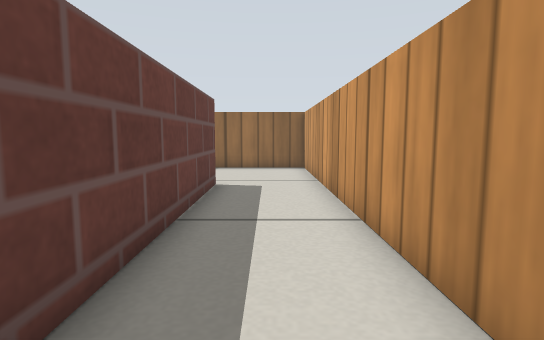
View 1 (above)

15 first-person views from a walk through a world built for the Gazebo simulator. The camera is 0.29 m above the floor, tilts 6° down and sees 80° across. The floor is counted in squares, 0.2 m on a side. Each view is taken from the middle of a square. On the plan, view 1 faces up. The plan holds only what a view shows up to about 15 squares ahead; the rest is blank. Gazebo's built-in surfaces are drawn with simple patterns.

View 2
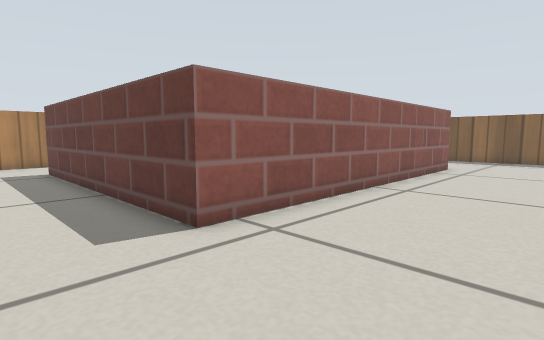

View 3
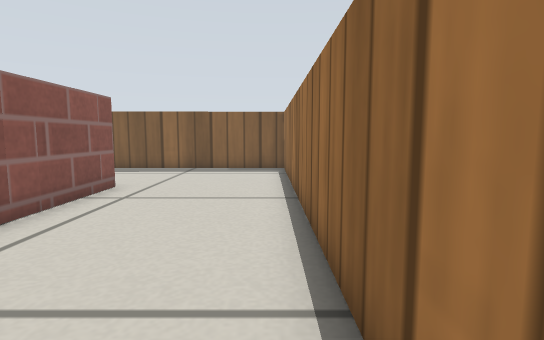

View 4
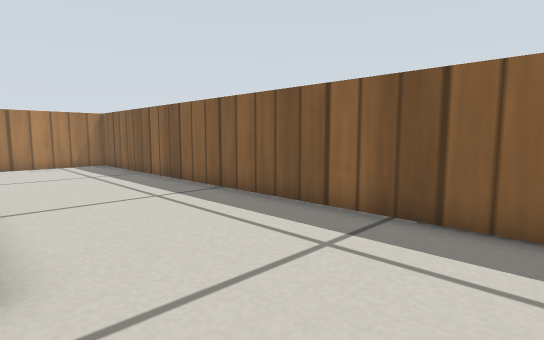

View 5
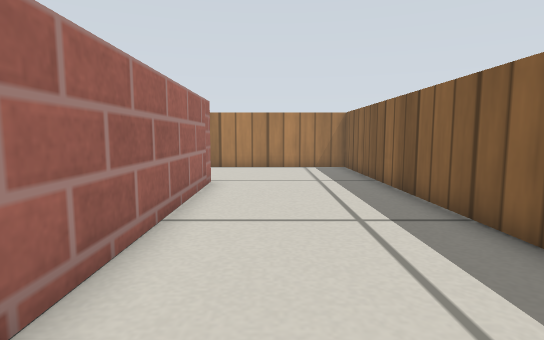

View 6
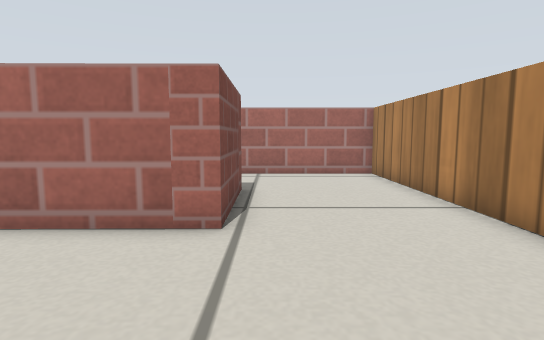

View 7
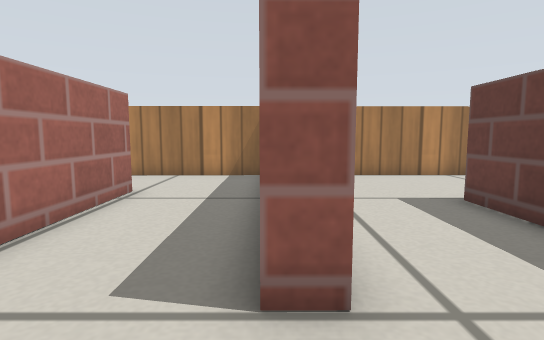

View 8
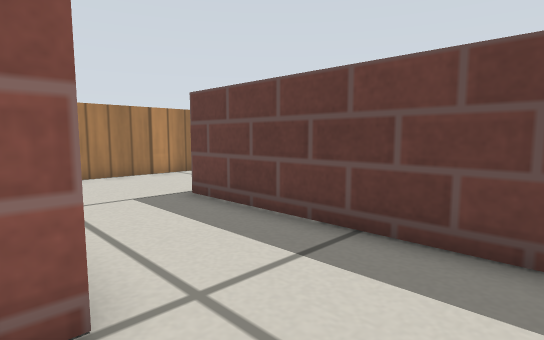

View 9
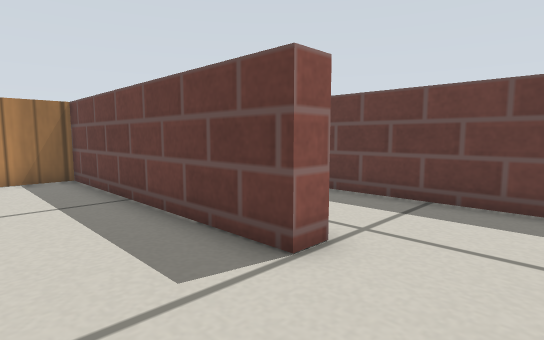

View 10
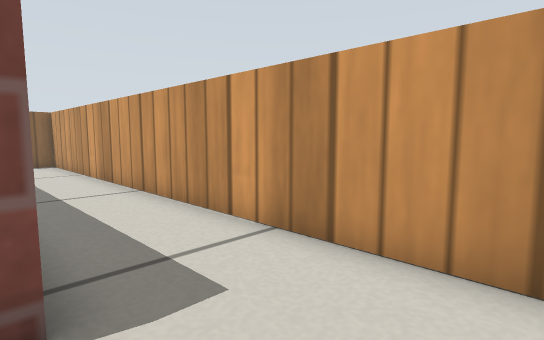

View 11
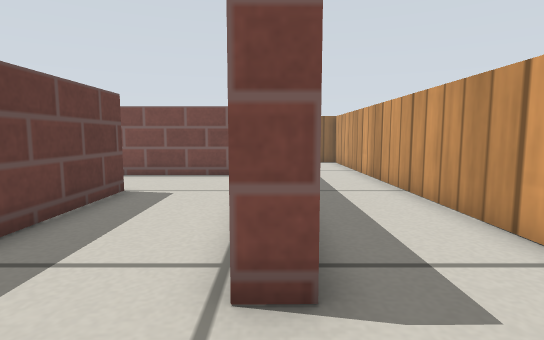

View 12
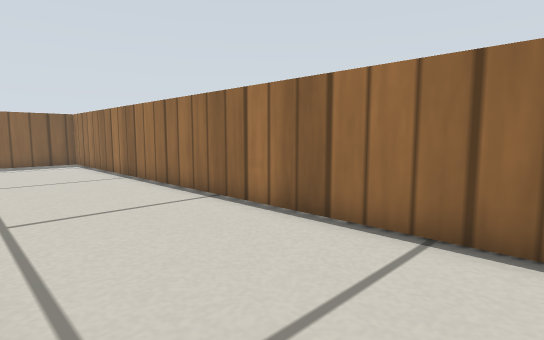

View 13
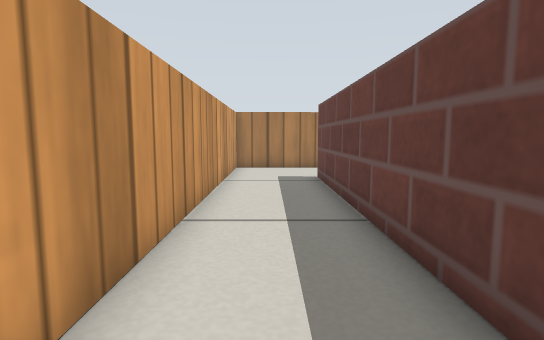

View 14
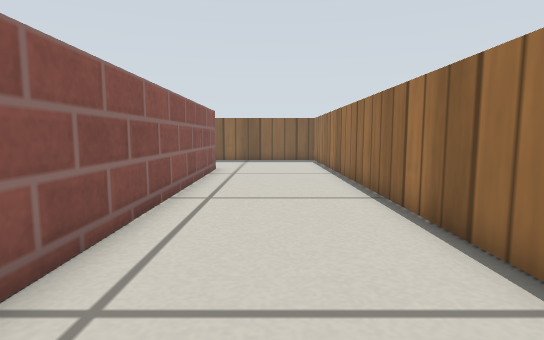

View 15
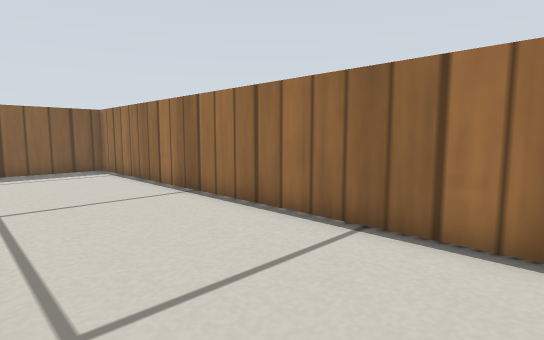

### Floor plan
Ten units are one square. View 1 is at (0, 0); x grows to the right and y downward. Boxes are objects, and circles mark ways between rooms. Rooms are numbered by the first view taken in them; rooms with no view inside come last. Other rooms are left out.
<svg viewBox="-200 -152 221 197">
<path fill="none" stroke="#000" d="M-104 -78 -103 -8 -141 -8 -141 -90M-66 -88 -75 -88M-142 -95 -17 -97 -16 4M-16 38 16 38 15 -147 -195 -145 -194 40 -66 38 -66 -12M-67 -55 -59 -55 -58 38 -16 38M-16 4 -24 4 -24 -38M-35 -89 -66 -88"/>
<circle cx="-20" cy="20" r="3" fill="#2a7"/>
<circle cx="-60" cy="-70" r="3" fill="#2a7"/>
<text x="-100" y="-60">1</text>
<text x="-40" y="-30">2</text>
</svg>
Room 1 opens to room 2.

Where each view was taken, in squares from view 1:
view 1: 0 up, 0 right, facing up
view 2: 14 up, 1 right, facing down-left
view 3: 14 up, 5 left, facing left
view 4: 13 up, 14 left, facing down-left
view 5: 11 up, 16 left, facing down
view 6: 0 up, 19 left, facing right
view 7: 8 up, 6 left, facing down
view 8: 8 up, 6 left, facing down-left
view 9: 8 up, 3 left, facing down-left
view 10: 3 down, 2 left, facing up-right
view 11: 3 down, 2 left, facing up
view 12: 10 up, 1 left, facing up-left
view 13: 11 up, 0 right, facing down
view 14: 12 up, 0 right, facing left
view 15: 10 up, 5 left, facing up-left
